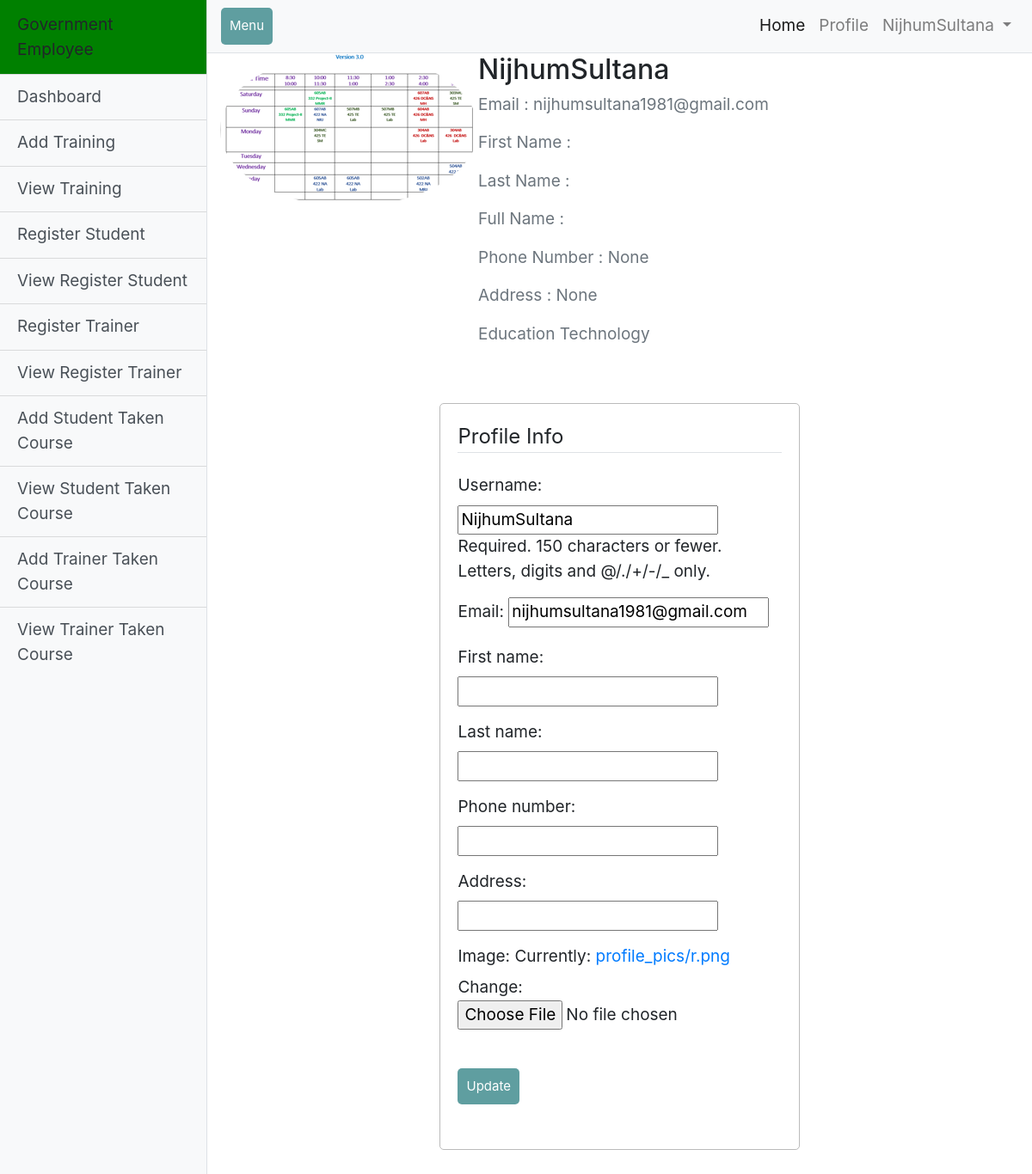
/GovernmentEmployee/GovernmentEmployeeProfile/ (signed in), run on the app's committed database.
### users/models.py (models this page shows, shortened)
class User(AbstractUser):
    is_governmentEmployee = models.BooleanField(default=False)
    is_trainer = models.BooleanField(default=False)
    is_student = models.BooleanField(default=False)
    MinistryName = models.ForeignKey(Ministry, on_delete=models.CASCADE, null=True, blank=True)
    phone_number = models.CharField(max_length=12, null=True, blank=True)
    Address = models.CharField(max_length=120, null=True, blank=True)
    image = models.ImageField(default='default.jpg', upload_to='profile_pics')

### SuperAdmin/models.py (models this page shows, shortened)
class Ministry(models.Model):
    MinistryName = models.CharField(max_length=100)
    MinisterName = models.CharField(max_length=100)
    Email = models.EmailField()
    username = models.ForeignKey(settings.AUTH_USER_MODEL, on_delete=models.CASCADE, null=True, blank=True)
    class Meta:
        db_table = "ministry"
    def __str__(self):
        return self.MinistryName

### GovernmentEmployee/views.py (the view)
# urls.py: path('GovernmentEmployeeProfile/', views.GovernmentEmployeeProfile, name='GovernmentEmployeeProfile'),
def GovernmentEmployeeProfile(request):
    if request.method == 'POST':
        u_form = UserUpdateForm(request.POST,request.FILES, instance=request.user)
        if u_form.is_valid():
            u_form.save()
            messages.success(request, f'Your account has been updated')
            return redirect('GovernmentEmployeeProfile')
    else:
        u_form = UserUpdateForm(instance=request.user)
    context = {
        'u_form': u_form
    }
    return render(request, 'GovernmentEmployee/GovernmentEmployeeProfile.html', context)

### users/forms.py
class UserUpdateForm(forms.ModelForm):
    email = forms.EmailField()
    class Meta:
        model = User
        fields = ['username','email','first_name','last_name','phone_number','Address','image']

### GovernmentEmployee/templates/GovernmentEmployee/GovernmentEmployeeProfile.html (shortened to what this page needs)
{% extends 'GovernmentEmployee/GovernmentEmployeeNavbar.html' %}
{% load static %}
{% load crispy_forms_tags %}
{% block content %}
<link rel="stylesheet" href="{% static 'SuperAdmin/css/style.css' %}"/>
<div class="content-section">
<div class="media">
       <img class="rounded-circle account-img" src="{{ user.image.url }}">
       <div class="media-body">
       <h2 class="account-heading">{{ user.username }}</h2>
       <p class="text-secondary">Email : {{ user.email }}</p>
           <p class="text-secondary">First Name : {{ user.first_name }}</p>
           <p class="text-secondary">Last Name : {{ user.last_name }}</p>
           <p class="text-secondary">Full Name : {{ user.first_name}} {{ user.last_name}}</p>
           <p class="text-secondary">Phone Number : {{ user.phone_number }}</p>
           <p class="text-secondary">Address : {{ user.Address }}</p>
       <p class="text-secondary">{{ user.MinistryName }}</p>
       </div>
</div>
        <form method="POST" enctype="multipart/form-data">
            <fieldset class="form-group">
                <legend class="border-bottom mb-4">Profile Info</legend>
                {{ u_form.as_p }}
                <br>
                <div class="form-group">
                    <button class="btn btn-outline-info" type="submit">Update</button>
                </div>
            </fieldset>
        </form>
    </div>
</div>
{% endblock content%}

### GovernmentEmployee/templates/GovernmentEmployee/GovernmentEmployeeNavbar.html (shortened to what this page needs)
<html lang="en">
<head>
  <link href="{% static 'GovernmentEmployee/vendor/bootstrap/css/bootstrap.min.css' %}" rel="stylesheet">
  <link href="{% static 'GovernmentEmployee/css/simple-sidebar.css' %}" rel="stylesheet">
</head>
<body>
  <div class="d-flex" id="wrapper">
    <div class="bg-light border-right" id="sidebar-wrapper">
      <div class="sidebar-heading" style="background-color:rgb(0, 128, 0);">Government Employee </div>
      <div class="list-group list-group-flush">
        <a href="{% url 'GovernmentEmployeeHome' %}" class="list-group-item list-group-item-action bg-light">Dashboard</a>
        <a href="{% url 'addTraining' %}" class="list-group-item list-group-item-action bg-light">Add Training</a>
        <a href="{% url 'viewTraining'%}" class="list-group-item list-group-item-action bg-light">View Training</a>
        <a href="{% url 'registerStudent' %}" class="list-group-item list-group-item-action bg-light">Register Student</a>
        <a href="{% url 'StudentRegisterView' %}" class="list-group-item list-group-item-action bg-light">View Register Student</a>
        <a href="{% url 'registerTrainer' %}" class="list-group-item list-group-item-action bg-light">Register Trainer</a>
        <a href="{% url 'viewRegisterTrainer' %}" class="list-group-item list-group-item-action bg-light">View Register Trainer</a>
        <a href="{% url 'addStudentTakenCourse' %}" class="list-group-item list-group-item-action bg-light">Add Student Taken Course</a>
        <a href="{% url 'StudentTakenCourseView'%}" class="list-group-item list-group-item-action bg-light">View Student Taken Course</a>
          <a href="{% url 'addTrainerTakenCourse' %}" class="list-group-item list-group-item-action bg-light">Add Trainer Taken Course</a>
        <a href="{% url 'ViewTrainerTakenCourse'%}" class="list-group-item list-group-item-action bg-light">View Trainer Taken Course</a>
      </div>
    </div>
    <div id="page-content-wrapper">
      <nav class="navbar navbar-expand-lg navbar-light bg-light border-bottom">
        <button class="btn btn-primary" id="menu-toggle">Menu</button>
        <div class="collapse navbar-collapse" id="navbarSupportedContent">
          <ul class="navbar-nav ml-auto mt-2 mt-lg-0">
            <li class="nav-item active">
              <a class="nav-link" href="{% url 'BaseHome' %}">Home <span class="sr-only">(current)</span></a>
            </li>
            <li class="nav-item">
              <a class="nav-link" href="{% url 'GovernmentEmployeeProfile' %}">Profile</a>
            </li>
            <li class="nav-item dropdown">
              <a class="nav-link dropdown-toggle" href="#" id="navbarDropdown" role="button" data-toggle="dropdown" aria-haspopup="true" aria-expanded="false">
               {% if user.is_authenticated %}
                 {{ user.username }}
               {% endif %}
              </a>
            </li>
          </ul>
        </div>
      </nav>
        <div class="container-fluid">
            {% block content %}{% endblock %}
        </div>
    </div>
</body>
</html>

### GovernmentEmployee/static/GovernmentEmployee/css/simple-sidebar.css (style rules this page uses)
body { overflow-x: hidden; }
#sidebar-wrapper { min-height: 100vh; margin-left: -15rem; -webkit-transition: margin .25s ease-out; -moz-transition: margin .25s ease-out; -o-transition: margin .25s ease-out; transition: margin .25s ease-out; }
#sidebar-wrapper .sidebar-heading { padding: 0.875rem 1.25rem; font-size: 1.2rem; }
#sidebar-wrapper .list-group { width: 15rem; }
#page-content-wrapper { min-width: 100vw; }
@media (min-width: 768px) { #sidebar-wrapper { margin-left: 0; } }
@media (min-width: 768px) { #page-content-wrapper { min-width: 0; width: 100%; } }

### SuperAdmin/static/SuperAdmin/css/style.css (style rules this page uses)
body { font-size: 19px; }
form { width: 45%; margin: 50px auto; text-align: left; padding: 20px; border: 1px solid #bbbbbb; border-radius: 5px; }
.btn { padding: 10px; font-size: 15px; color: white; background: #5F9EA0; border: none; border-radius: 5px; }

### data on the page
User: username "NijhumSultana", image (picture), email "nijhumsultana1981@gmail.com", phone_number "None", Address "None", MinistryName "Education Technology"
